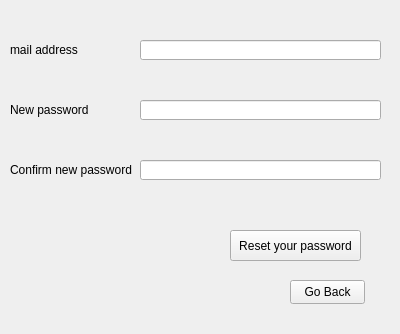
<?xml version="1.0" encoding="UTF-8"?>
<ui version="4.0">
 <class>Form</class>
 <widget class="QWidget" name="Form">
  <property name="geometry">
   <rect>
    <x>0</x>
    <y>0</y>
    <width>400</width>
    <height>334</height>
   </rect>
  </property>
  <property name="windowTitle">
   <string>Form</string>
  </property>
  <widget class="QLineEdit" name="lineEdit">
   <property name="geometry">
    <rect>
     <x>140</x>
     <y>40</y>
     <width>241</width>
     <height>20</height>
    </rect>
   </property>
  </widget>
  <widget class="QLabel" name="label">
   <property name="geometry">
    <rect>
     <x>10</x>
     <y>40</y>
     <width>101</width>
     <height>20</height>
    </rect>
   </property>
   <property name="text">
    <string>mail address</string>
   </property>
  </widget>
  <widget class="QPushButton" name="pushButton">
   <property name="geometry">
    <rect>
     <x>230</x>
     <y>230</y>
     <width>131</width>
     <height>31</height>
    </rect>
   </property>
   <property name="cursor">
    <cursorShape>PointingHandCursor</cursorShape>
   </property>
   <property name="text">
    <string>Reset your password</string>
   </property>
  </widget>
  <widget class="QLineEdit" name="lineEdit_2">
   <property name="geometry">
    <rect>
     <x>140</x>
     <y>100</y>
     <width>241</width>
     <height>20</height>
    </rect>
   </property>
   <property name="echoMode">
    <enum>QLineEdit::Password</enum>
   </property>
  </widget>
  <widget class="QLabel" name="label_2">
   <property name="geometry">
    <rect>
     <x>10</x>
     <y>100</y>
     <width>101</width>
     <height>20</height>
    </rect>
   </property>
   <property name="text">
    <string>New password</string>
   </property>
  </widget>
  <widget class="QLineEdit" name="lineEdit_3">
   <property name="geometry">
    <rect>
     <x>140</x>
     <y>160</y>
     <width>241</width>
     <height>20</height>
    </rect>
   </property>
   <property name="text">
    <string/>
   </property>
   <property name="echoMode">
    <enum>QLineEdit::Password</enum>
   </property>
  </widget>
  <widget class="QLabel" name="label_3">
   <property name="geometry">
    <rect>
     <x>10</x>
     <y>160</y>
     <width>151</width>
     <height>20</height>
    </rect>
   </property>
   <property name="text">
    <string>Confirm new password</string>
   </property>
  </widget>
  <widget class="QPushButton" name="pushButton_2">
   <property name="geometry">
    <rect>
     <x>290</x>
     <y>280</y>
     <width>75</width>
     <height>24</height>
    </rect>
   </property>
   <property name="cursor">
    <cursorShape>PointingHandCursor</cursorShape>
   </property>
   <property name="text">
    <string>Go Back</string>
   </property>
  </widget>
  <widget class="QLabel" name="error">
   <property name="geometry">
    <rect>
     <x>130</x>
     <y>190</y>
     <width>251</width>
     <height>21</height>
    </rect>
   </property>
   <property name="text">
    <string/>
   </property>
  </widget>
 </widget>
 <resources/>
 <connections/>
 <slots>
  <slot>slot1()</slot>
 </slots>
</ui>
